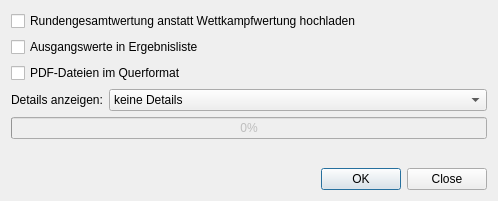
<?xml version="1.0" encoding="UTF-8"?>
<ui version="4.0">
 <class>Upload_Dialog</class>
 <widget class="QDialog" name="Upload_Dialog">
  <property name="geometry">
   <rect>
    <x>0</x>
    <y>0</y>
    <width>498</width>
    <height>201</height>
   </rect>
  </property>
  <property name="windowTitle">
   <string>TurnFix - Ergebnisse auf turnfix.de laden</string>
  </property>
  <property name="windowIcon">
   <iconset resource="../../../../resources/TurnFix.qrc">
    <normaloff>:/appicons/icon.png</normaloff>:/appicons/icon.png</iconset>
  </property>
  <layout class="QGridLayout" name="gridLayout">
   <item row="0" column="0" colspan="2">
    <widget class="QCheckBox" name="chk_rnd">
     <property name="text">
      <string>Rundengesamtwertung anstatt Wettkampfwertung hochladen</string>
     </property>
    </widget>
   </item>
   <item row="1" column="0" colspan="2">
    <widget class="QCheckBox" name="chk_aw">
     <property name="text">
      <string>Ausgangswerte in Ergebnisliste</string>
     </property>
    </widget>
   </item>
   <item row="3" column="0">
    <widget class="QLabel" name="label">
     <property name="sizePolicy">
      <sizepolicy hsizetype="Fixed" vsizetype="Preferred">
       <horstretch>0</horstretch>
       <verstretch>0</verstretch>
      </sizepolicy>
     </property>
     <property name="text">
      <string>Details anzeigen:</string>
     </property>
    </widget>
   </item>
   <item row="3" column="1">
    <widget class="QComboBox" name="cmb_detail">
     <item>
      <property name="text">
       <string>keine Details</string>
      </property>
     </item>
     <item>
      <property name="text">
       <string>Turnkreis/-gau</string>
      </property>
     </item>
     <item>
      <property name="text">
       <string>Landesverband</string>
      </property>
     </item>
     <item>
      <property name="text">
       <string>Land</string>
      </property>
     </item>
    </widget>
   </item>
   <item row="6" column="0" colspan="2">
    <widget class="QDialogButtonBox" name="bbx_done">
     <property name="standardButtons">
      <set>QDialogButtonBox::Close|QDialogButtonBox::Ok</set>
     </property>
    </widget>
   </item>
   <item row="4" column="0" colspan="2">
    <widget class="QProgressBar" name="pbar">
     <property name="enabled">
      <bool>false</bool>
     </property>
     <property name="value">
      <number>0</number>
     </property>
    </widget>
   </item>
   <item row="5" column="0" colspan="2">
    <widget class="QLabel" name="lbl_progress">
     <property name="text">
      <string/>
     </property>
     <property name="alignment">
      <set>Qt::AlignCenter</set>
     </property>
    </widget>
   </item>
   <item row="2" column="0" colspan="2">
    <widget class="QCheckBox" name="chk_format">
     <property name="text">
      <string>PDF-Dateien im Querformat</string>
     </property>
    </widget>
   </item>
  </layout>
 </widget>
 <resources>
  <include location="../../../../resources/TurnFix.qrc"/>
 </resources>
 <connections/>
</ui>
